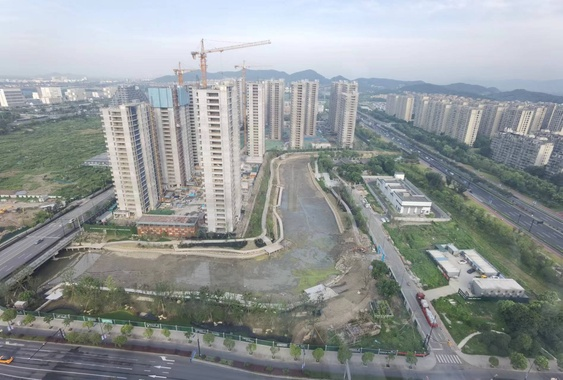
#> input picture raw_images/img1.jpg, 563 x 380 px, shrunk from 1896 x 1280 before the run
$ python ORB.py   (older library calls are emulated)
#> lines starting #> are read from the running program, lines starting #| are printed output that depends on the picture
import os
import cv2
import numpy as np

## ORB (Oriented FAST and Rotated BRIEF) feature detector and matcher
## to find correspondences between keypoints in the images

# 计算图像梯度幅值的函数
def calculate_gradient_magnitude(image):
    # 转换为灰度图像
    gray_image = cv2.cvtColor(image, cv2.COLOR_BGR2GRAY)
    # 计算梯度
    gradient_x = cv2.Sobel(gray_image, cv2.CV_64F, 1, 0, ksize=3)
    gradient_y = cv2.Sobel(gray_image, cv2.CV_64F, 0, 1, ksize=3)
    gradient_magnitude = cv2.magnitude(gradient_x, gradient_y)
    # 计算平均梯度幅值
    avg_gradient_magnitude = cv2.mean(gradient_magnitude)[0]
    return avg_gradient_magnitude

# Function to perform feature matching between two images using ORB detector
def feature_matching(img1, img2):
    # Initialize ORB detector
    orb = cv2.ORB_create()

    # Find keypoints and descriptors using ORB
    keypoints1, descriptors1 = orb.detectAndCompute(img1, None)
    keypoints2, descriptors2 = orb.detectAndCompute(img2, None)

    # Initialize Brute-Force Matcher
    bf = cv2.BFMatcher(cv2.NORM_HAMMING, crossCheck=True)

    # Match keypoints
    matches = bf.match(descriptors1, descriptors2)

    # Sort matches based on distance (lower is better)
    matches = sorted(matches, key=lambda x: x.distance)

    # Draw top matches (for visualization)
    matching_result = cv2.drawMatches(img1, keypoints1, img2, keypoints2, matches[:60], None, flags=cv2.DrawMatchesFlags_NOT_DRAW_SINGLE_POINTS)

    # Apply affine transformation to align the images
    src_pts = np.float32([keypoints1[m.queryIdx].pt for m in matches]).reshape(-1, 1, 2)
    dst_pts = np.float32([keypoints2[m.trainIdx].pt for m in matches]).reshape(-1, 1, 2)

    # Find the affine transformation matrix
    M, mask = cv2.estimateAffinePartial2D(dst_pts, src_pts)

    # Apply the transformation to the second image
    rows, cols, _ = img2.shape
    registered_img2 = cv2.warpAffine(img2, M, (cols, rows))

    return registered_img2

# 读取三张图像
img1 = cv2.imread('./raw_images/img1.jpg')
#> img1 is the input picture: shape (380, 563, 3); mean B, G, R 152.1, 151.5, 146.5
img2 = cv2.imread('./raw_images/img2.jpg')
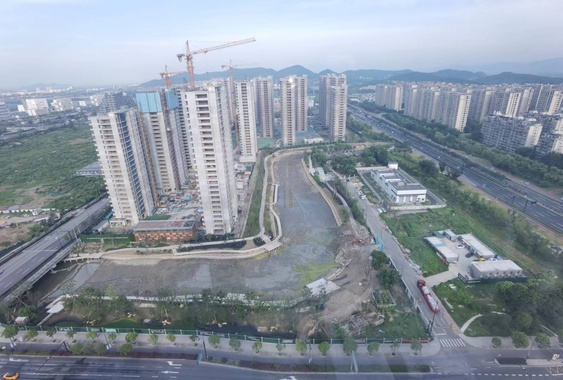
#> input picture raw_images/img2.jpg, 563 x 380 px, shrunk from 1896 x 1280 before the run
#> img2 is the input picture: shape (380, 563, 3); mean B, G, R 159.7, 147.8, 138.3
img3 = cv2.imread('./raw_images/img3.jpg')
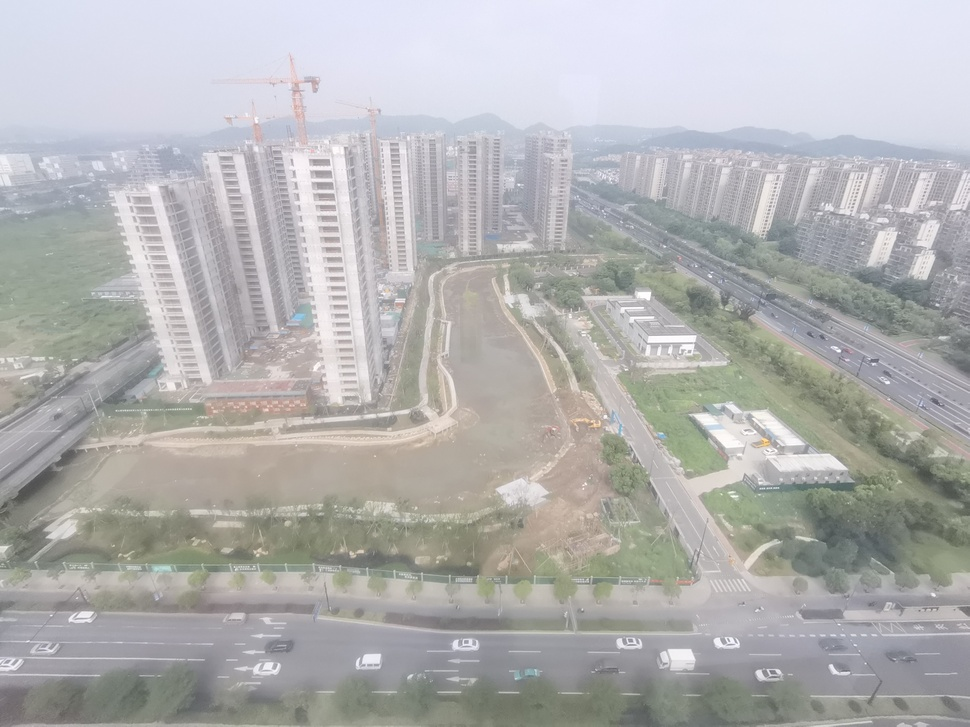
#> input picture raw_images/img3.jpg, 970 x 727 px, shrunk from 3264 x 2448 before the run
#> img3 is the input picture: shape (727, 970, 3); mean B, G, R 177.4, 177.4, 177.5

# 计算三张图像的梯度幅值
grad_magnitude_img1 = calculate_gradient_magnitude(img1)
#> in calculate_gradient_magnitude, `avg_gradient_magnitude = cv2.mean(gradient_magnitude)[0]`: avg_gradient_magnitude = 68.65
#> grad_magnitude_img1 = 68.65
grad_magnitude_img2 = calculate_gradient_magnitude(img2)
#> in calculate_gradient_magnitude (call 2), `gradient_magnitude = cv2.magnitude(gradient_x, gradient_y)`:
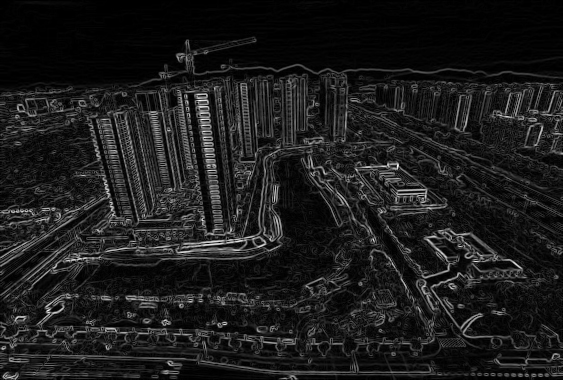
#> gradient_magnitude: shape (380, 563) float64; min 0, max 608, mean 68; drawn with min black and max white
#> in calculate_gradient_magnitude (call 2), `avg_gradient_magnitude = cv2.mean(gradient_magnitude)[0]`: avg_gradient_magnitude = 68.02
#> grad_magnitude_img2 = 68.02
grad_magnitude_img3 = calculate_gradient_magnitude(img3)
#> in calculate_gradient_magnitude (call 3), `gradient_magnitude = cv2.magnitude(gradient_x, gradient_y)`:
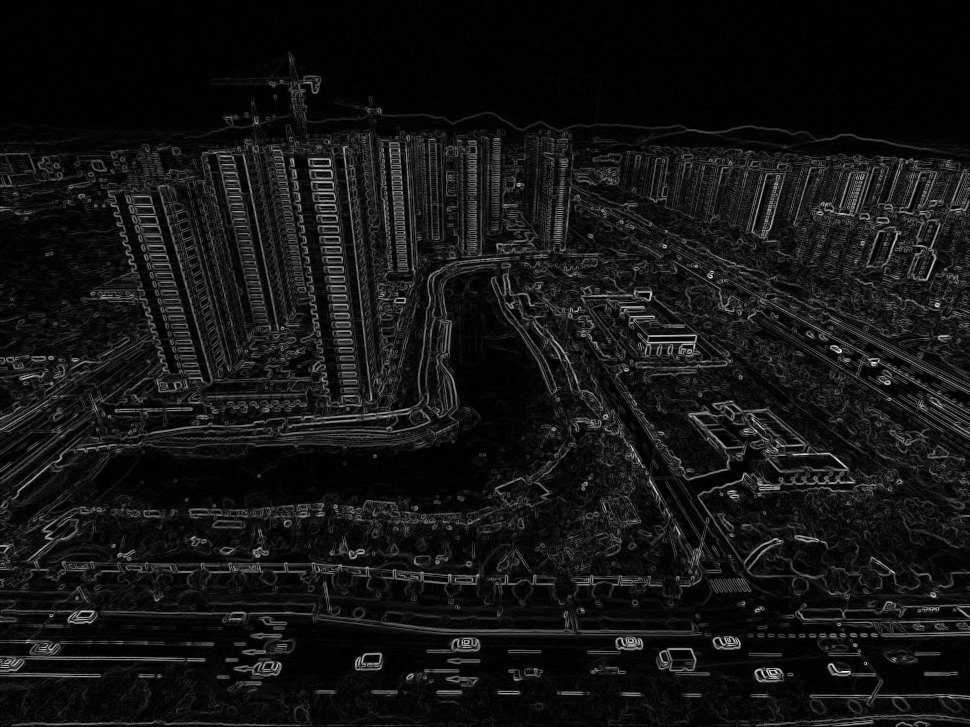
#> gradient_magnitude: shape (727, 970) float64; min 0, max 448.5, mean 35.5; drawn with min black and max white
#> in calculate_gradient_magnitude (call 3), `avg_gradient_magnitude = cv2.mean(gradient_magnitude)[0]`: avg_gradient_magnitude = 35.54
#> grad_magnitude_img3 = 35.54

# 找出梯度幅值最大的图像作为基准图像
max_grad_image = None
if grad_magnitude_img1 > grad_magnitude_img2 and grad_magnitude_img1 > grad_magnitude_img3:
    max_grad_image = img1
    print("最清晰的图片是img1")
elif grad_magnitude_img2 > grad_magnitude_img1 and grad_magnitude_img2 > grad_magnitude_img3:
    max_grad_image = img2
    print("最清晰的图片是img2")
else:
    max_grad_image = img3
    print("最清晰的图片是img3")

# # 显示梯度幅值最大的图像
# cv2.imshow('Maximum Gradient Image', max_grad_image)
# cv2.waitKey(0)

# # 关闭所有打开的窗口
# cv2.destroyAllWindows()

# Perform image registration using feature matching between img2 and max_grad_image
# Assuming you have already implemented this function
registered_img2 = feature_matching(img2, max_grad_image)
#> in feature_matching, `keypoints1, descriptors1 = orb.detectAndCompute(img1, None)`: keypoints1 = 500 keypoints; strongest (x, y, size): (396, 165, 31), (396, 166, 37.2), (48, 309, 31), (48, 311, 31)
#> in feature_matching, `keypoints2, descriptors2 = orb.detectAndCompute(img2, None)`: keypoints2 = 500 keypoints; strongest (x, y, size): (402, 175, 37.2), (403, 175, 31), (47, 295, 31), (402, 178, 31)
#> in feature_matching, `matches = bf.match(descriptors1, descriptors2)`: matches = 370 matches
#> in feature_matching, `matching_result = cv2.drawMatches(img1, keypoints1, img2, keypoints2, ..`:
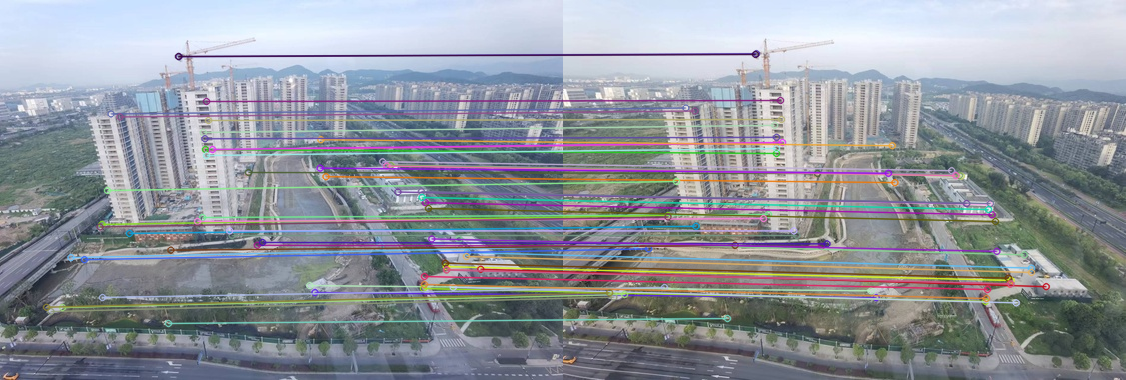
#> matching_result: shape (380, 1126, 3); mean B, G, R 156.3, 149, 143.8
#> in feature_matching, `src_pts = np.float32([keypoints1[m.queryIdx].pt for m in matches]).res..`: src_pts = 370 rows, first 8: [420.5, 191.6], [110.5, 113.5], [206, 101], [314.5, 292], [202, 217], [205.9, 149.8], [445.8, 266.1], [231.6, 235]
#> in feature_matching, `dst_pts = np.float32([keypoints2[m.trainIdx].pt for m in matches]).res..`: dst_pts = 370 rows, first 8: [425.5, 204], [122.4, 107.5], [217, 100], [312.8, 297.2], [205, 214], [213.1, 142.6], [447.6, 279.9], [233.3, 235]
#> in feature_matching, `M, mask = cv2.estimateAffinePartial2D(dst_pts, src_pts)`: M = [[0.999, 0.0683, -18.05], [-0.0683, 0.999, 16.6]]; mask = 370 values, max 1 at index 0, min 0 at index 1, mean 0.868

# Perform image registration using feature matching between img3 and max_grad_image
# Assuming you have already implemented this function
registered_img3 = feature_matching(img3, max_grad_image)
#> in feature_matching (call 2), `keypoints1, descriptors1 = orb.detectAndCompute(img1, None)`: keypoints1 = 500 keypoints; strongest (x, y, size): (728, 640, 31), (768, 670, 31), (759, 670, 31), (467, 642, 31)
#> in feature_matching (call 2), `matches = bf.match(descriptors1, descriptors2)`: matches = 144 matches
#> in feature_matching (call 2), `matching_result = cv2.drawMatches(img1, keypoints1, img2, keypoints2, ..`:
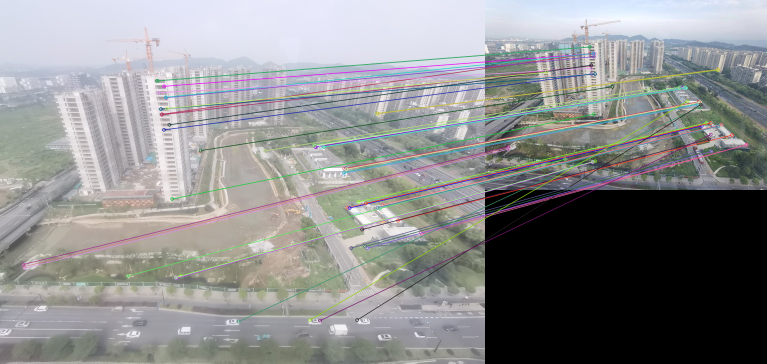
#> matching_result: shape (727, 1533, 3) (shown at 1/2 size); mean B, G, R 140.9, 140.4, 139.7
#> in feature_matching (call 2), `src_pts = np.float32([keypoints1[m.queryIdx].pt for m in matches]).res..`: src_pts = 144 rows, first 8: [754, 226.4], [629.5, 291.1], [686.8, 346.4], [327.6, 259.2], [640.7, 294.5], [695.7, 415.1], [692.9, 414.7], [691.8, 335.9]
#> in feature_matching (call 2), `dst_pts = np.float32([keypoints2[m.trainIdx].pt for m in matches]).res..`: dst_pts = 144 rows, first 8: [465.1, 139.7], [391.7, 174.2], [425.1, 209.1], [212.4, 147.6], [396, 175.2], [430.3, 250.6], [429.6, 250.8], [427.7, 203]
#> in feature_matching (call 2), `M, mask = cv2.estimateAffinePartial2D(dst_pts, src_pts)`: M = [[1.62, 0.0474, -14], [-0.0474, 1.62, 27.96]]; mask = 144 values, max 1 at index 1, min 0 at index 0, mean 0.208
#> in feature_matching (call 2), `registered_img2 = cv2.warpAffine(img2, M, (cols, rows))`:
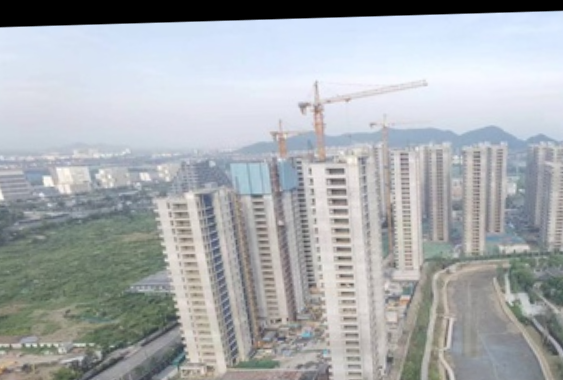
#> registered_img2: shape (380, 563, 3); mean B, G, R 175.4, 172.2, 168.2

# Get the current script's directory
current_dir = os.path.dirname(__file__)

# Construct the path to the output folder
registered_images_folder = os.path.join(current_dir, 'registered_images')

# Assuming img1Reg contains the image data you want to save
# Save the image in the output folder
output_path2 = os.path.join(registered_images_folder, 'ORBregistered_img2.jpg')
cv2.imwrite(output_path2, registered_img2)
output_path3 = os.path.join(registered_images_folder, 'ORBregistered_img3.jpg')
cv2.imwrite(output_path3, registered_img3)

print(f"图片已存入: {output_path2}")
